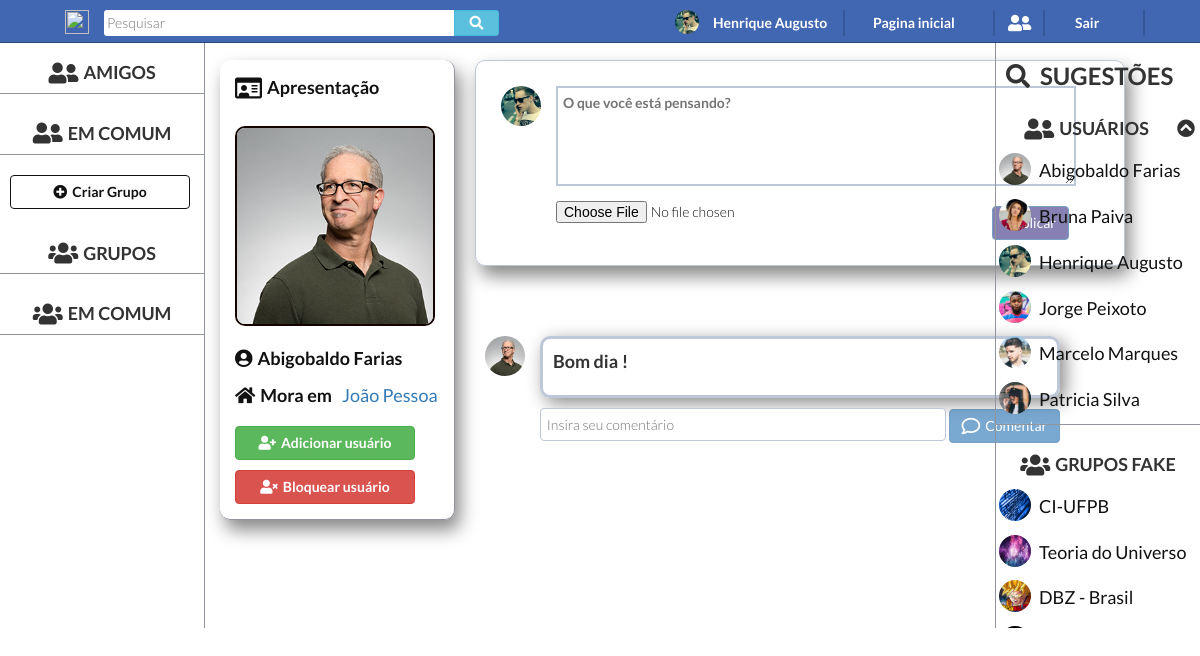
/web-project/profilefak.php?user=ab@hotmail.com (signed in), run on the app's committed database.
### tables this page shows
CREATE TABLE `usuario` (
  `id_usuario` varchar(255) NOT NULL,
  `nome_usuario` varchar(255) NOT NULL,
  `visibilidade` int(11) NOT NULL,
  `cidade` varchar(255) NOT NULL,
  `foto_usuario` varchar(255) NOT NULL,
  `senha` varchar(255) NOT NULL
);

CREATE TABLE `publicacao` (
  `id_publicacao` int(11) NOT NULL,
  `id_mural` int(11) NOT NULL,
  `arquivo` varchar(255) DEFAULT NULL,
  `conteudo` varchar(255) DEFAULT NULL,
  `id_autor` varchar(255) NOT NULL
);

CREATE TABLE `grupo` (
  `id_grupo` int(11) NOT NULL,
  `nome_grupo` varchar(255) NOT NULL,
  `descricao` varchar(255) NOT NULL,
  `foto_grupo` varchar(255) NOT NULL,
  `privacidade` int(11) NOT NULL
);

### web-project/profilefak.php (the view, shortened to what this page needs)
<?PHP
	$conecta =  mysqli_connect("localhost","root","","fakebook");
	$usuario_perfil = $_GET['user'];
	$user_logado = $_SESSION['id_usuario'];
	$sql_dados_logado = "SELECT * FROM Usuario WHERE id_usuario = '$user_logado'";
	$sql_dados = "SELECT * FROM Usuario WHERE id_usuario = '$usuario_perfil'";
	$sql_usuarios = "SELECT id_usuario,nome_usuario,foto_usuario FROM Usuario";
	$conexao_dados = mysqli_query($conecta, $sql_dados) or die ("Erro na seleção dos dados do usuario.");
	$conexao_dados_logado = mysqli_query($conecta, $sql_dados_logado) or die ("Erro na seleção dos dados do usuario logado.");
	$conexao_usuarios = mysqli_query($conecta, $sql_usuarios) or die ("Erro na seleção dos usuarios do sistema.");
	$dados_user = mysqli_fetch_assoc($conexao_dados);
	$dados_user_logado = mysqli_fetch_assoc($conexao_dados_logado);
	$blockadd = false;
	$blockvisiamg = false;
	$blockamgamg = false;
?>
<?php
	$sql_mural_visitado = "SELECT id_mural FROM mural_usuario WHERE id_usuario='$usuario_perfil'";
	$conexao_mural_visitado = mysqli_query($conecta, $sql_mural_visitado) or die (header('Falha ao capturar mural'));
	$index_mural_visitado = mysqli_fetch_assoc($conexao_mural_visitado);
	$sql_seleciona_post = "SELECT * FROM publicacao WHERE id_mural='".$index_mural_visitado['id_mural']."' ORDER BY id_publicacao DESC";
	$conexao_seleciona_post = mysqli_query($conecta, $sql_seleciona_post) or die (header('Falha ao capturar publicações'));
	$sql_seleciona_mural_logado = "SELECT id_mural FROM mural_usuario WHERE id_usuario='$user_logado'";
	$conexao_seleciona_mural_logado = mysqli_query($conecta, $sql_seleciona_mural_logado) or die (header('Falha ao selecionar mural do usuario logado'));
	$id_mural_user_logado = mysqli_fetch_assoc($conexao_seleciona_mural_logado);
?>
<?php
	$sql_selecio_allgroups = "SELECT * FROM grupo";
	$conexao_selecio_allgroups  = mysqli_query($conecta, $sql_selecio_allgroups ) or die (header('Falha ao selecionar todos os grupos do sistema'));
?>
<!DOCTYPE html>
<html lang="pt-br">
<head>
	<link rel="stylesheet"  href="statics/css/style.css">
	<link rel="stylesheet" href="https://use.fontawesome.com/releases/v5.1.0/css/all.css">
	<link rel="stylesheet"  href="https://maxcdn.bootstrapcdn.com/font-awesome/4.7.0/css/font-awesome.min.css">
	<link rel="stylesheet" href="https://maxcdn.bootstrapcdn.com/bootstrap/3.3.7/css/bootstrap.min.css">
</head>
<body>
	<header>
	<nav class="nav-profile">
		<div class="search-section">
			<img src="statics/img/logofb.png">
			<div class="search">
				<input type="text" name="search" placeholder="Pesquisar"><button class="btn btn-info"><i class="fas fa-search"></i></button>
			</div>
		</div>
		<div class="session-user">
			<?php
				echo "<img src=".$dados_user_logado['foto_usuario']."><span>".$dados_user_logado['nome_usuario']."<span>";
			?>
		</div>
		<div class="initial-page">
			<a <?php echo "href='profilefak.php?user=".$user_logado."'" ?>><span>Pagina inicial</span></a>
		</div>
		<div class="friend-request">
			<span class="dropdown-toggle" type="button" data-toggle="dropdown"><i class="fas fa-user-friends fa-lg"></i>
			 ?></span>
		</div>
		<div class="log-out">
			<a href="authentication.php?saindo=true"><span>Sair</span></a>
		</div>
	</nav>
	</header>
	<main class="content-wrapper">
		<div class="data-user">
			<label><i class="far fa-id-card fa-lg"></i>Apresentação</label><br>
			<?php
				echo "<img src=".$dados_user['foto_usuario']."><br><label><i class='fas fa-user-circle'></i>".$dados_user['nome_usuario']."</label><br><label>";
				if($dados_user['visibilidade'] == 3 or $blockvisiamg or $dados_user['id_usuario']==$dados_user_logado['id_usuario'] or $blockamgamg){
					echo "<i class='fas fa-home'></i>Mora em</label><a href=''><h4>".$dados_user['cidade']."</h4></a><br>";
				}else{
					echo "<i class='fas fa-user-lock'></i></label><a href=''><h4>Privado</h4></a><br>";
				}
			?>
			<button class="btn btn-success" onclick="window.location=
			<?php echo "'friendship.php?amizade_requisitada=".$dados_user['id_usuario']."'" ?>"
			<?php if($dados_user_logado['id_usuario']==$dados_user['id_usuario'] or $blockadd){
				echo "disabled";
			} ?>
			><i class="fas fa-user-plus"></i>Adicionar usuário</button><br>
			<button class="btn btn-danger" onclick="window.location=
			<?php echo "'friendship.php?bloqueio_requisitado=".$dados_user['id_usuario']."&id_mural_logado=".$id_mural_user_logado['id_mural']."'" ?>"
			<?php if($dados_user_logado['id_usuario']==$dados_user['id_usuario']){
				echo "disabled";
			} ?>
			><i class="fas fa-user-times"></i>Bloquear usuário</button>
		</div>
		<?php
		if($dados_user['visibilidade'] == 3 or $blockvisiamg or $dados_user['id_usuario']==$dados_user_logado['id_usuario'] or $blockamgamg){
		?>
		<form class="input-mural" enctype="multipart/form-data"  action="posts.php" method="POST" id="post_usuario">
			<div class="content-input">
				<?php
					echo "<img src=".$dados_user_logado['foto_usuario'].">";
				?>
				<textarea name="content-post-input" placeholder="O que você está pensando?"></textarea>
			</div>
			<div class="footer-input">
				<input type="file" name="imagem_post_usuario" id="imagem_post_usuario">
				<input class="btn btn-primary" type="submit" name="btn-newpost"
				<?php
					if(!$blockvisiamg && $user_logado!=$usuario_perfil){
						echo "disabled=true";
					}
				?>
				value="Publicar">
			</div>
		</form>
		<div class="mural-posts">
		<?php
			if(mysqli_num_rows($conexao_seleciona_post)>0){
				while ($linha = mysqli_fetch_assoc($conexao_seleciona_post)) {
					$sql_info_autor = "SELECT * FROM Usuario WHERE id_usuario='".$linha['id_autor']."'";
					$conexao_info_autor = mysqli_query($conecta, $sql_info_autor) or die (header('Falha ao capturar informações do autor da publicação'));
					$dados_info_autor = mysqli_fetch_assoc($conexao_info_autor);
					$aval_block_post = false;
					if (!$aval_block_post) {
				?>
				<div class="myposts">
					<div class="item-post">
						<img class="img-autor-pub" <?php echo "src='".$dados_info_autor['foto_usuario']."'"; ?>>
						<div class="content-post">
						<?php
							if(!empty($linha['conteudo'])){
								echo "<p>".$linha['conteudo']."</p>";
							}
						?>
						</div>
					</div>
					<form class="coment-post" action="posts.php" method="POST">
						<input type="text" name="text-coment" placeholder="Insira seu comentário" required autocomplete="off">
						<button class="btn btn-primary" type="submit"
						<?php
							if(!$blockvisiamg && $user_logado!=$usuario_perfil){
								echo "disabled=true";
							}
						?>
						name="btn-comenta"><i class="far fa-comment fa-lg"></i>Comentar</button>
					</form>
				</div>
				<?php
						}
				}
			}
		?>
		</div>
		<?php
			}
		?>
		<div class="panel-fixed-r">
			<h3><i class="fas fa-search"></i>SUGESTÕES</h3>
			<div class="users-system">
				<h4><i class="fas fa-user-friends fa-lg"></i>USUÁRIOS<i class="fas fa-chevron-circle-up pull-right"></i></h4>
				<ul class="users-list" id='toggle-user'>
					<?php
						while($linha = mysqli_fetch_assoc($conexao_usuarios)){
							$id_user_logado = $dados_user_logado['id_usuario'];
							$id_user_verficado = $linha['id_usuario'];
							$sql_tablock1 = "SELECT * FROM Amizade WHERE status_amizade=3 AND id_usuario1='$id_user_logado' AND id_usuario2='$id_user_verficado' AND autor_request!='$id_user_logado'";
							$sql_tablock2 = "SELECT * FROM Amizade WHERE status_amizade=3 AND id_usuario2='$id_user_logado' AND id_usuario1='$id_user_verficado' AND autor_request!='$id_user_logado'";
							$sql_tablock1_autor = "SELECT * FROM Amizade WHERE status_amizade=3 AND id_usuario1='$id_user_logado' AND id_usuario2='$id_user_verficado' AND autor_request='$id_user_logado'";
							$sql_tablock2_autor = "SELECT * FROM Amizade WHERE status_amizade=3 AND id_usuario2='$id_user_logado' AND id_usuario1='$id_user_verficado' AND autor_request='$id_user_logado'";
							$conexao_tablock1 = mysqli_query($conecta, $sql_tablock1) or die ("Erro na verificação do bloqueio.");
							$conexao_tablock2 = mysqli_query($conecta, $sql_tablock2) or die ("Erro na verificação do bloqueio");
							$conexao_tablock1_autor = mysqli_query($conecta, $sql_tablock1_autor) or die ("Erro na verificação do bloqueio como autor.");
							$conexao_tablock2_autor = mysqli_query($conecta, $sql_tablock2_autor) or die ("Erro na verificação do bloqueio como autor");
							if(mysqli_num_rows ($conexao_tablock1) > 0 or mysqli_num_rows ($conexao_tablock2) > 0){
								;
							}else
							if(mysqli_num_rows ($conexao_tablock1_autor) > 0 or mysqli_num_rows ($conexao_tablock2_autor) > 0){
								echo "<li><a><img src='".$linha['foto_usuario']."'><h4>".$linha['nome_usuario']."</h4></a><a href=".'friendship.php?unblock='.$linha['id_usuario']."><i class='fas fa-ban'></i></a></li>";
							}else{
								echo "<li><a href=".'profilefak.php?user='.$linha['id_usuario']."><img src='".$linha['foto_usuario']."'><h4>".$linha['nome_usuario']."</h4></a></li>";
							}
						}
					?>
				</ul>
			</div>
			<div class="groups-system">
				<h4><i class="fas fa-users fa-lg"></i>GRUPOS FAKE</h4>
				<ul class="groups-list">
					<?php
						while($linha = mysqli_fetch_assoc($conexao_selecio_allgroups)){
							$grupo_verificado = $linha['id_grupo'];
							$sql_ver_block = "SELECT * FROM membro WHERE id_grupo='$grupo_verificado' AND id_usuario='$user_logado' AND (status_participacao=3 OR status_participacao=4)";
							$conexao_ver_block = mysqli_query($conecta, $sql_ver_block) or die ("Erro na verificação do bloqueio com o grupo");
							if(mysqli_num_rows($conexao_ver_block)>0){
								;
							}else{
								echo "<li><a href=".'groupsfak.php?group='.$linha['id_grupo']."><img src='".$linha['foto_grupo']."'><h4>".$linha['nome_grupo']."</h4></a></li>";
							}
						}
					?>
				</ul>
			</div>
		</div>
		<div class="panel-fixed-l">
			<div class="users-system">
				<h4><i class="fas fa-user-friends fa-lg"></i>AMIGOS</h4>
			</div>
			<div class="users-system">
				<h4><i class="fas fa-user-friends fa-lg"></i>EM COMUM</h4>
			</div>
			<div class="create-group">
				<button class="btn btn-default" data-toggle="modal" data-target="#myModal"><i class="fas fa-plus-circle"></i>Criar Grupo</button>
			</div>
			<div class="groups-system">
				<h4><i class="fas fa-users fa-lg"></i>GRUPOS</h4>
			</div>
			<div class="groups-system">
				<h4><i class="fas fa-users fa-lg"></i>EM COMUM</h4>
			</div>
		</div>
	</main>
</body>
</html>

### data on the page
usuario: foto_usuario (picture), nome_usuario "Henrique Augusto"
usuario: foto_usuario (picture), nome_usuario "Abigobaldo Farias", cidade "João Pessoa"
publicacao: id_autor.foto_usuario (picture), conteudo "Bom dia !"
usuario: foto_usuario (picture), nome_usuario "Bruna Paiva"
usuario: foto_usuario (picture), nome_usuario "Jorge Peixoto"
usuario: foto_usuario (picture), nome_usuario "Marcelo Marques"
usuario: foto_usuario (picture), nome_usuario "Patricia Silva"
grupo: foto_grupo (picture), nome_grupo "CI-UFPB"
grupo: foto_grupo (picture), nome_grupo "Teoria do Universo"
grupo: foto_grupo (picture), nome_grupo "DBZ - Brasil"
grupo: foto_grupo (picture)
